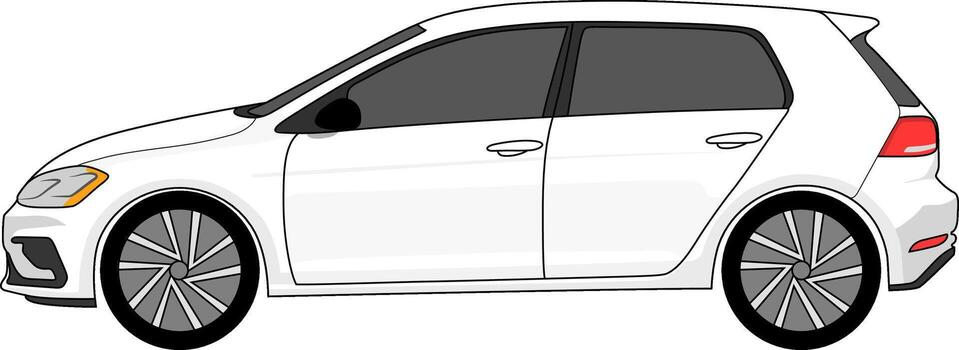
#> input picture assets/roland-car-2d-source.jpg, 959 x 350 px
$ python cutout-car.py ../assets/roland-car-2d-source.jpg out.png
#> lines starting #> are read from the running program, lines starting #| are printed output that depends on the picture
#!/usr/bin/env python3
"""Détourage voiture JPEG → PNG transparent (flood fill coins + nettoyage frange)."""
from __future__ import annotations

import argparse
from collections import deque
from pathlib import Path

from PIL import Image, ImageFilter


def facing_right(img: Image.Image) -> bool:
    px = img.convert("RGBA").load()
    w, h = img.size
#> w = 959; h = 350

    def count(x0: int, x1: int, pred) -> int:
#> called with x0 = 0, x1 = 239
        n = 0
        for y in range(h // 4, 3 * h // 4):
            for x in range(x0, x1):
                r, g, b, a = px[x, y]
                if a > 128 and pred(r, g, b):
                    n += 1
#> after the loop, n = 0
        return n

    red_left = count(0, w // 4, lambda r, g, b: r > 150 and g < 90 and b < 90)
#> red_left = 0
    red_right = count(3 * w // 4, w, lambda r, g, b: r > 150 and g < 90 and b < 90)
#> red_right = 1638
    return red_left >= red_right


def is_bg(r: int, g: int, b: int, a: int, tol: int) -> bool:
    if a == 0:
        return True
    return min(r, g, b) >= 255 - tol and max(r, g, b) - min(r, g, b) <= 8


def cutout(src: Path, dst: Path, tol: int = 22) -> None:
    img = Image.open(src).convert("RGBA")
    if not facing_right(img):
        img = img.transpose(Image.FLIP_LEFT_RIGHT)
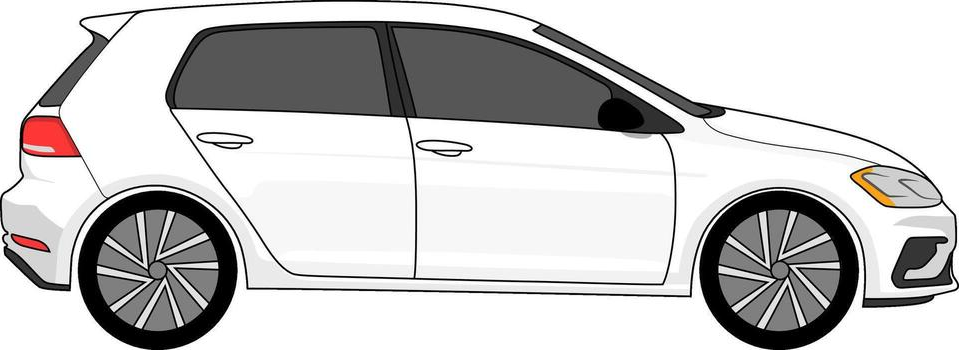
#> img: PIL image 959x350 RGBA; mean R, G, B, A 199.2, 198.2, 198, 255

    px = img.load()
    w, h = img.size
#> w = 959; h = 350
    mask = Image.new("L", (w, h), 0)
#> mask: PIL image 959x350 L; every value is 0
    mp = mask.load()
    visited = [[False] * w for _ in range(h)]
    q: deque[tuple[int, int]] = deque()
    for x in range(0, w, 4):
        q.append((x, 0))
        q.append((x, h - 1))
    for y in range(0, h, 4):
        q.append((0, y))
        q.append((w - 1, y))

    while q:
        x, y = q.popleft()
        if x < 0 or y < 0 or x >= w or y >= h or visited[y][x]:
            continue
        visited[y][x] = True
        r, g, b, a = px[x, y]
        if not is_bg(r, g, b, a, tol):
            continue
        mp[x, y] = 255
        q.extend(((x + 1, y), (x - 1, y), (x, y + 1), (x, y - 1)))
#> after the loop, visited = 350 items

    mask = mask.filter(ImageFilter.MaxFilter(3)).filter(ImageFilter.GaussianBlur(0.6))
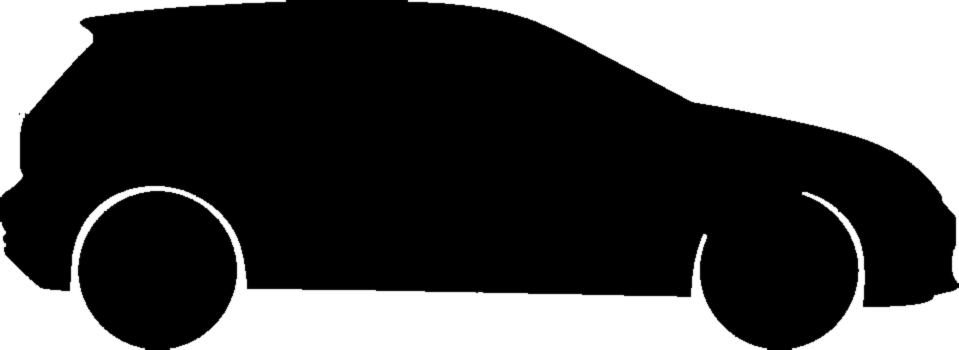
#> mask: PIL image 959x350 L; min 0, max 255, mean 79.3
    msp = mask.load()
    out = img.copy()
    op = out.load()
    for y in range(h):
        for x in range(w):
            m = msp[x, y]
            r, g, b, a = op[x, y]
            if not m:
                continue
            na = max(0, int(a * (1 - m / 255.0)))
            if na < 40 and min(r, g, b) > 230:
                na = 0
            op[x, y] = (r, g, b, na)

    to_clear = []
    for y in range(1, h - 1):
        for x in range(1, w - 1):
            r, g, b, a = op[x, y]
            if a < 20 or min(r, g, b) < 245:
                continue
            if any(
                op[x + dx, y + dy][3] < 15
                for dx, dy in ((1, 0), (-1, 0), (0, 1), (0, -1), (1, 1), (-1, -1), (1, -1), (-1, 1))
            ):
                to_clear.append((x, y))
#> after the loop, to_clear = [(25, 114), (705, 234), (706, 234), (706, 235)]
    for x, y in to_clear:
        r, g, b, _ = op[x, y]
        op[x, y] = (r, g, b, 0)
#> this loop made 4 passes
#> (x, y, r, g, b) on passes 1 to 4: (25, 114, 255, 254, 255), (705, 234, 246, 246, 246), (706, 234, 255, 255, 255), (706, 235, 255, 255, 255)

    dst.parent.mkdir(parents=True, exist_ok=True)
    out.save(dst, "PNG", optimize=True)
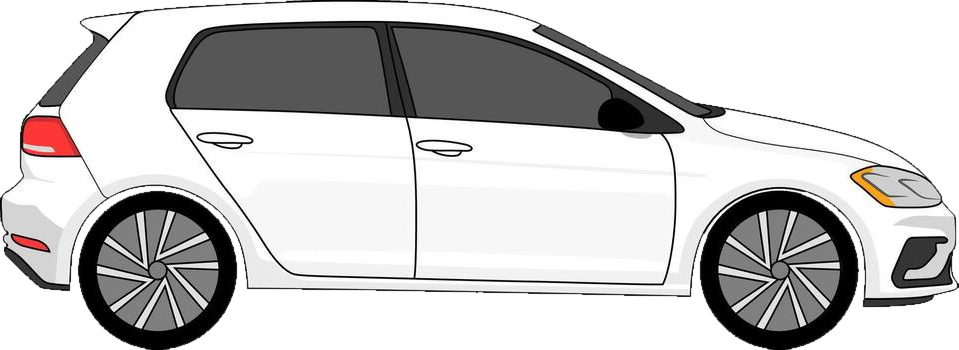
#> saved as out.png: PIL image 959x350 RGBA; mean R, G, B, A 199.2, 198.2, 198, 175.6; transparent parts drawn white


def main() -> None:
    p = argparse.ArgumentParser(description=__doc__)
    p.add_argument("src", type=Path)
    p.add_argument("dst", type=Path)
    p.add_argument("--tol", type=int, default=22)
    args = p.parse_args()
    cutout(args.src, args.dst, tol=args.tol)
    print(f"OK → {args.dst}")


if __name__ == "__main__":
    main()
